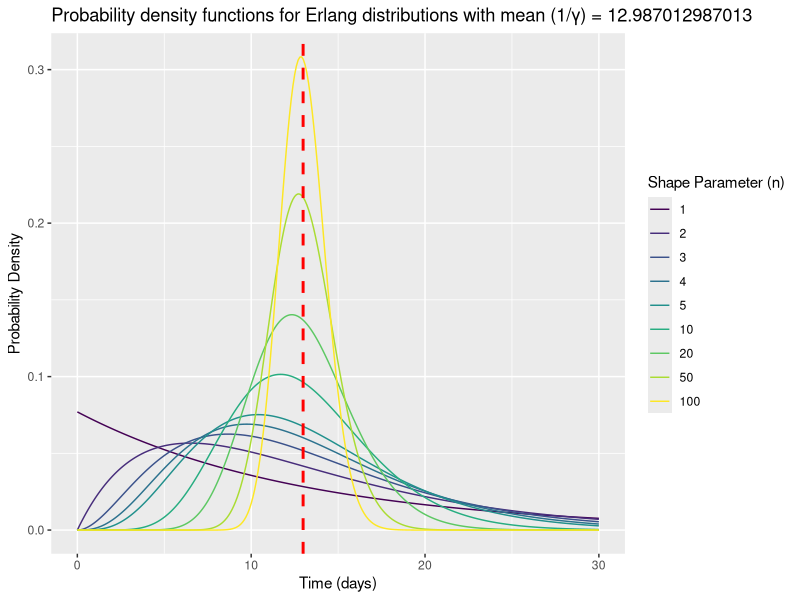
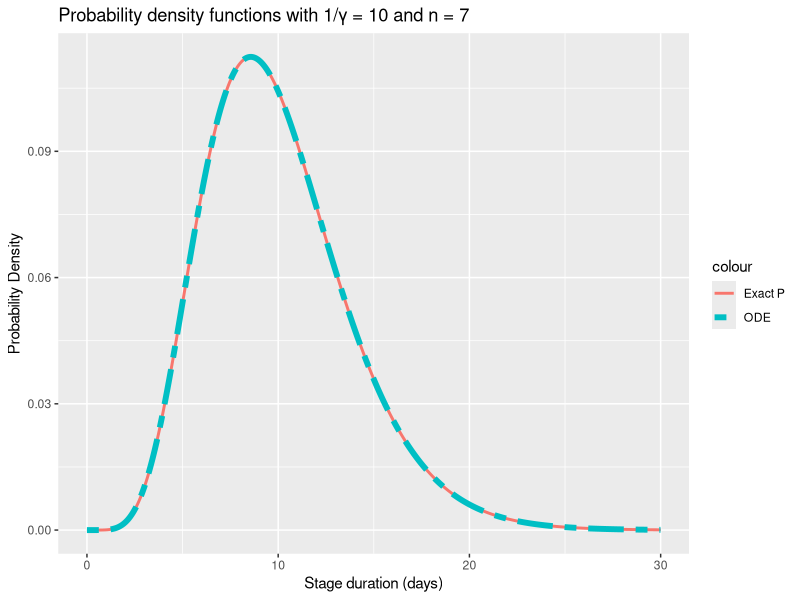
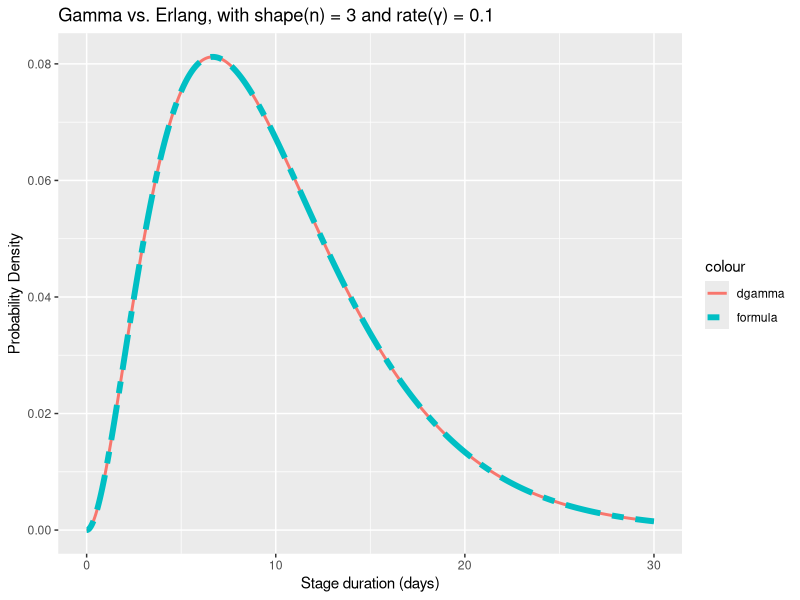
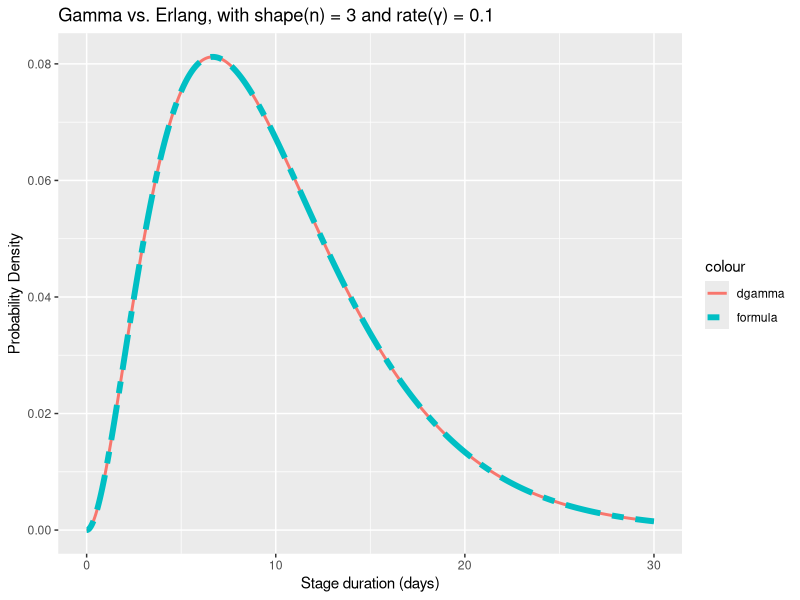

Generate these figures, in order, with R:
# Erlang Distribution
# Packages ####
library(viridis)
library(ggplot2)
library(deSolve)


# Exact Distribution ####
erlang <- function(x, n, γ) {
  (n*γ)^n*x^(n-1)*exp(-n*γ*x)/factorial(n-1)
}

plot_erlang <- function(x, n, γ) {
  if (length(n) > 1 & length(γ) > 1) {
    return("Only one parameter variable everytime :)")
  }
  df <- expand.grid(Time = x, Shape = n, Rate = γ)
  df$P <- with(df, erlang(Time, Shape, Rate))
  par_n <- max(length(n), length(γ))
  rand_col <- viridis(par_n)
  if (length(n) > length(γ)) (
    ggplot(df, aes(x=Time, y=P, color=factor(Shape))) + geom_line() +
      scale_color_manual(values = rand_col) +
      geom_vline(xintercept = 1/γ, color = "red", linetype = "dashed", linewidth = 1) +
      labs(title = paste("Probability density functions for Erlang distributions with mean (1/γ) =", 1/γ),
           x = "Time (days)",
           y = "Probability Density",
           color = "Shape Parameter (n)")
  )
  else if (length(γ) > length(n)) {
    ggplot(df, aes(x=Time, y=P, color=factor(Rate))) + geom_line() +
      scale_color_manual(values = rand_col) +
      labs(title = paste("Probability density functions for Erlang distributions with shape (n) =", n),
           x = "Time (days)",
           y = "Probability Density",
           color = "Scale Parameter (γ)")
  }
  else {
    ggplot(df, aes(x=Time, y=P)) + geom_line() +
      labs(title = paste("Probability density functions for Erlang distributions with shape (n) =", n, "and mean (1/γ) =", 1/γ),
           x = "Time (days)",
           y = "Probability Density")
  }
}

# Parameters
x <- seq(0,30, by=0.1)
n <- c(1,2,3,4,5,10,20,50,100)
γ <- 0.077
#n <- 10
#γ <- seq(0.1, 0.7, by=0.1)
#n <- 3
#γ <- 0.1
plot_erlang(x, n, γ)

#newmodel <- function(t, states, params) {
#  with(as.list(c(params)), {
#    boxes <- length(states) - 2
#    I <- states[1:boxes]
#    R <- states[boxes+1]
#    C <- states[boxes+2]
    
#    dI <- -(boxes*x+μ)*I
#    dI[2:boxes] <- dI[2:boxes]
#  })
#}

# Exact vs. Expact ####
model <- function(t, states, params) {
  with(as.list(c(states, params)), {
    dI <- numeric(n)
    #states <- c(states[1], numeric(n-1), states[2])
    dI[1] <- -(n*γ + μ)*states[1]
    if (n>1) {
      for (i in 2:n) {
        dI[i] <- n*γ*states[i-1] - (n*γ + μ)*states[i]
      }
    }
    dR <- n*γ*states[n] - μ*R
    list(c(dI, dR))
  })
}

compare <- function(time, n, γ, μ, states, model) {
  params <- c(γ = γ, μ = μ, n = n)
  df <- data.frame(Time = time)
  df$P <- erlang(time, n, γ)
  soln <- ode(y = states,
              times = time, 
              func = model, 
              parms = params)
  
  df$P_est <- c(diff(soln[,"R"])/diff(time), NA)
  ggplot(df, aes(x=Time)) +
    geom_line(aes(y = P, col = "Exact P"), linewidth = 1) +
    geom_line(aes(y = P_est, col = "ODE"), linewidth = 2, linetype = "twodash") +
    labs(title = paste("Probability density functions with 1/γ =", 1/γ, "and n =", n), 
         x = "Stage duration (days)",
         y = "Probability Density")
}


states <- c(I1 = 1, I2 = 0, I3 = 0, 
            I4 = 0, I5 = 0, I6 = 0,
            I7 = 0, R = 0)
time <- seq(0,30,by=0.01)
n <- 7
γ <- 0.1
μ <- 0
compare(time, n, γ, μ, states, model)


# Gamma vs. Erlang (check)
#library(tidyr)

times <- seq(0,30,by=0.01)
n <- 3
γ <- 0.1
df <- data.frame(Time = times,
                 Gamma = dgamma(times, n, n*γ),
                 Erlang = erlang(times, n, γ))
#df <- tidyr::gather(df, key = "Type", value = "PDF", -Time)
#ggplot(df, aes(x = Time, y = PDF, color = Type)) +
#  geom_line() +
#  labs(title = paste("Gamma vs. Erlang, with shape(n) =", n, "and rate(γ) =", γ), 
#       x = "Time (days)",
#       y = "Probability Density") +
#  theme_minimal()

ggplot(df, aes(x=Time)) +
  geom_line(aes(y = Gamma, col = "dgamma"), linewidth = 1) +
  geom_line(aes(y = Erlang, col = "formula"), linewidth = 2, linetype = "twodash") +
  labs(title = paste("Gamma vs. Erlang, with shape(n) =", n, "and rate(γ) =", γ), 
       x = "Stage duration (days)",
       y = "Probability Density")

print(
	ggplot(df) + aes(x=Time)
	+ geom_line(aes(y = Gamma, col = "dgamma"), linewidth = 1)
	+ geom_line(aes(y = Erlang, col = "formula")
		, linewidth = 2, linetype = "twodash"
	)
	+ labs(
		title = paste("Gamma vs. Erlang, with shape(n) =", n, "and rate(γ) =", γ) 
		, x = "Stage duration (days)"
		, y = "Probability Density"
	)
)
